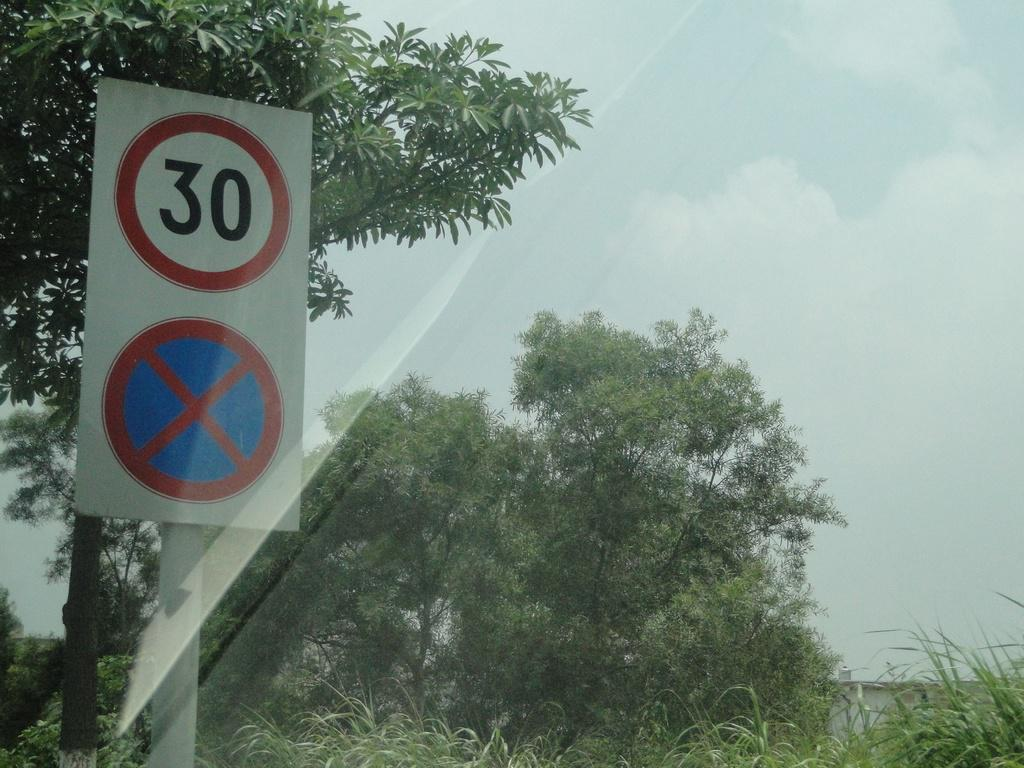
#> input picture 00011.jpg, 1024 x 768 px
$ python -i ImagePreprocessor.py   (imports and definitions only)
#> lines starting #> are read from the running program, lines starting #| are printed output that depends on the picture
#> further down, picture is the input picture: shape (768, 1024, 3); mean B, G, R 124.2, 134.2, 118.8
'''
create on 2025/5/28
@author: 李志涵lizhihan
@description:
@version 1.0
'''
import cv2
import numpy as np

class ImagePreprocessor:
    def __init__(self,
                 denoise_strength=0.5,
                 contrast_clip_limit=2.0,
                 contrast_tile_grid_size=(8, 8),
                 color_balance=True):
        """
        初始化预处理参数
        :param denoise_strength: 去噪强度（h值）
        :param contrast_clip_limit: 对比度限制（CLAHE参数）
        :param contrast_tile_grid_size: 网格大小（CLAHE参数）
        :param color_balance: 是否启用颜色校正
        """
        self.denoise_strength = denoise_strength
        self.contrast_clip_limit = contrast_clip_limit
        self.grid_size = contrast_tile_grid_size
        self.enable_color_balance = color_balance

    def get_gaussian_parameters(self,denoise_strength: float):
        """
        将 denoise_strength 映射为高斯滤波参数
        :param denoise_strength: 0.0 到 1.0 之间的浮点数
        :return: (ksize, sigmaX)，若强度为 0 返回 None
        """
        # 限制范围
        denoise_strength = max(0.0, min(1.0, denoise_strength))

        if denoise_strength == 0.0:
            return None  # 不滤波

        # 映射 sigmaX: 0.5 ~ 3.0
        sigmaX = 0.5 + denoise_strength * 2.5

        # 映射 ksize: 3 ~ 9（确保为奇数）
        size = int(3 + denoise_strength * 6)
        if size % 2 == 0:
            size += 1

        ksize = (size, size)
        return ksize, sigmaX

    def preprocess(self, frame):
        # 高斯滤波轻量去噪
        params = self.get_gaussian_parameters(self.denoise_strength)
        if params:
            frame = cv2.GaussianBlur(frame, *params)

        # CLAHE增强
        lab = cv2.cvtColor(frame, cv2.COLOR_BGR2LAB)
#> lab: shape (768, 1024, 3); mean of channels 0, 1, 2 136.7, 120.5, 131.9
        l, a, b = cv2.split(lab)
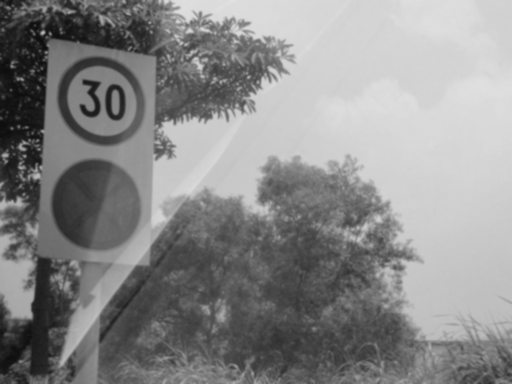
#> l: shape (768, 1024) (shown at 1/2 size); min 12, max 225, mean 136.7
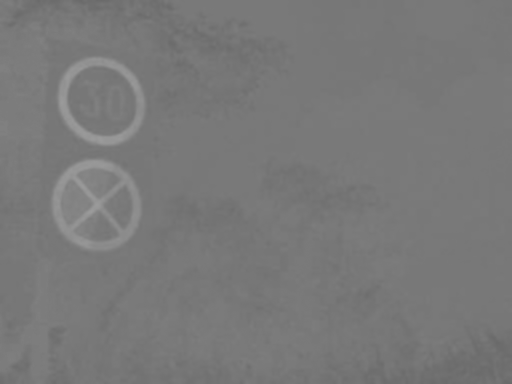
#> a: shape (768, 1024) (shown at 1/2 size); min 105, max 155, mean 120.5
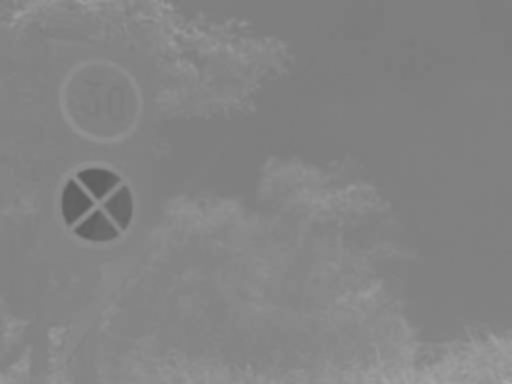
#> b: shape (768, 1024) (shown at 1/2 size); min 95, max 166, mean 131.9
        l = l.astype(np.uint8)
        clahe = cv2.createCLAHE(clipLimit=self.contrast_clip_limit, tileGridSize=self.grid_size)
        l_clahe = clahe.apply(l)
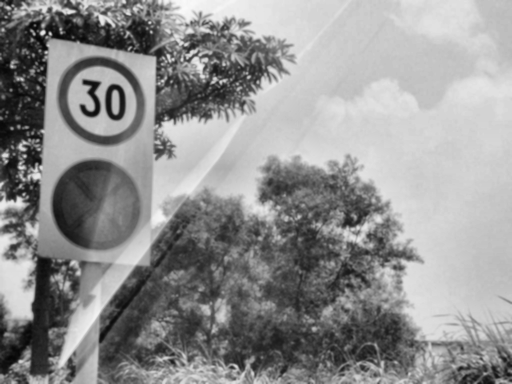
#> l_clahe: shape (768, 1024) (shown at 1/2 size); min 5, max 249, mean 144.3
        lab_clahe = cv2.merge((l_clahe, a, b))
#> lab_clahe: shape (768, 1024, 3); mean of channels 0, 1, 2 144.3, 120.5, 131.9
        frame = cv2.cvtColor(lab_clahe, cv2.COLOR_LAB2BGR)
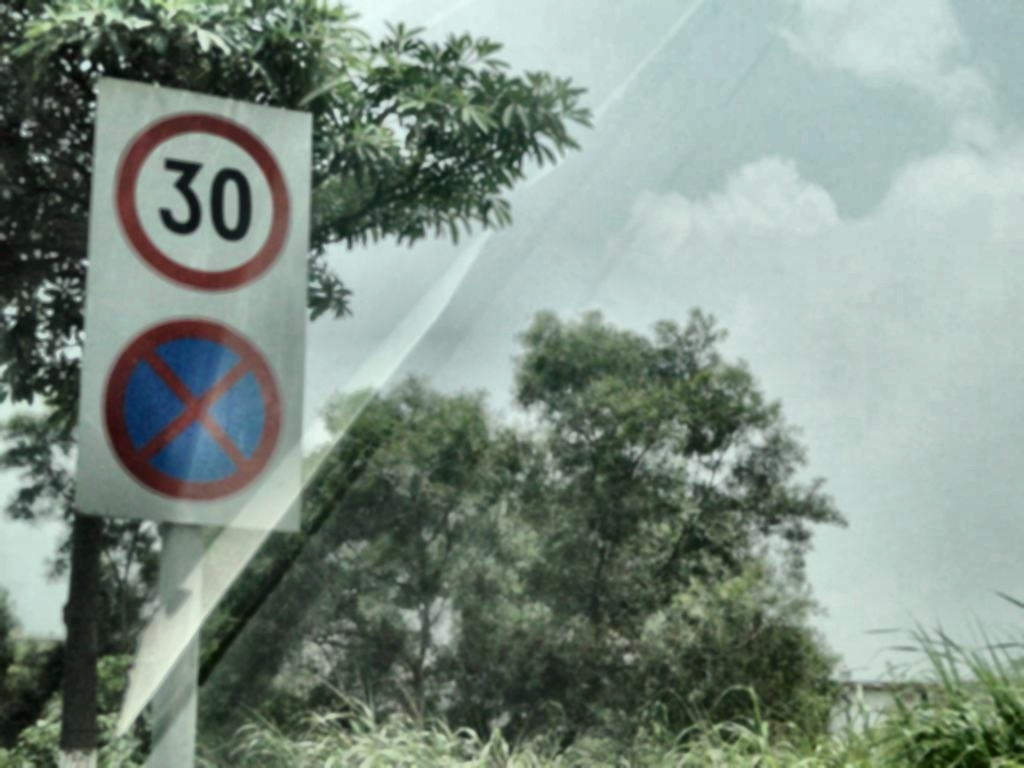
#> frame: shape (768, 1024, 3); mean B, G, R 131.9, 142.2, 126.7

        # 白平衡（可选）
        if self.enable_color_balance:
            frame = self.simple_white_balance(frame)

        return frame

    def simple_white_balance(self, img):
        """
        简单灰世界假设的白平衡算法
        :param img: BGR 图像
        :return: 校正后的图像
        """
        result = img.copy()
        avg_b = np.mean(result[:, :, 0])
#> avg_b = 131.9
        avg_g = np.mean(result[:, :, 1])
#> avg_g = 142.2
        avg_r = np.mean(result[:, :, 2])
#> avg_r = 126.7

        avg_gray = (avg_b + avg_g + avg_r) / 3
#> avg_gray = 133.6
        scale_b = avg_gray / avg_b
#> scale_b = 1.01
        scale_g = avg_gray / avg_g
#> scale_g = 0.939
        scale_r = avg_gray / avg_r
#> scale_r = 1.05

        result[:, :, 0] = np.clip(result[:, :, 0] * scale_b, 0, 255)
        result[:, :, 1] = np.clip(result[:, :, 1] * scale_g, 0, 255)
        result[:, :, 2] = np.clip(result[:, :, 2] * scale_r, 0, 255)

        return result.astype(np.uint8)

    # [7 lines left out: function update_parameters, not called in this run]

>>> import cv2
>>> picture = cv2.imread('00011.jpg')
>>> result = ImagePreprocessor().preprocess(picture)

$ run again, on 00045.jpg
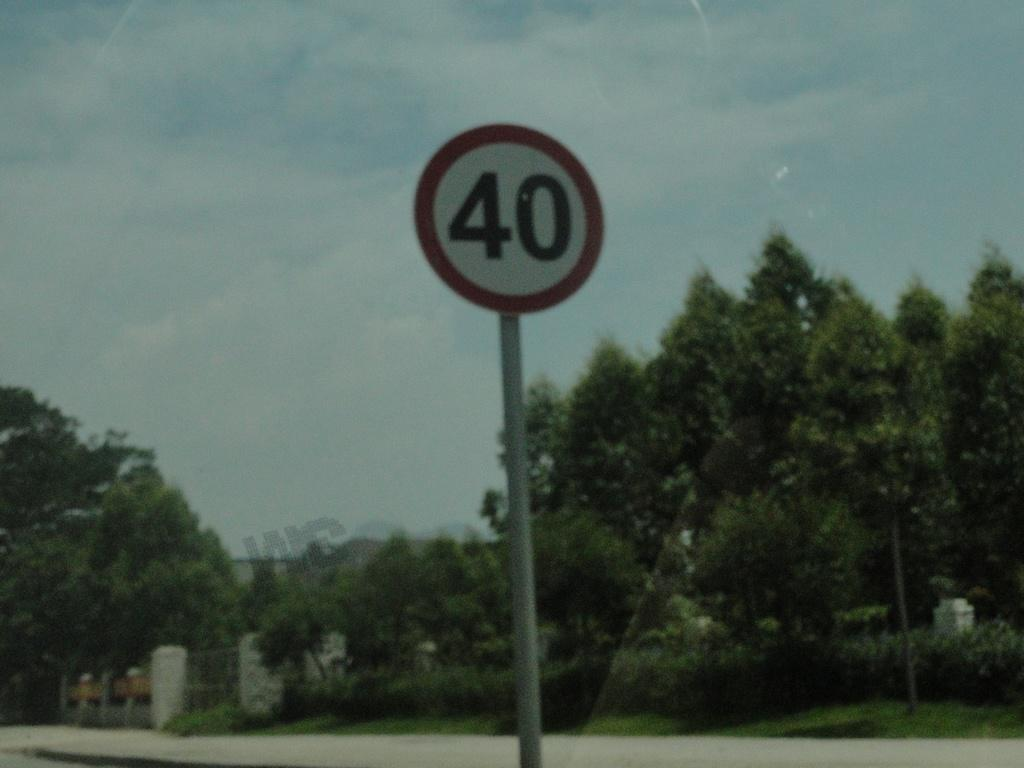
#> input picture 00045.jpg, 1024 x 768 px
#> picture is the input picture: shape (768, 1024, 3); mean B, G, R 87.4, 95.7, 80.6
#> lab: shape (768, 1024, 3); mean of channels 0, 1, 2 97.1, 120.7, 131.1
#> in preprocess, `l_clahe = clahe.apply(l)`:
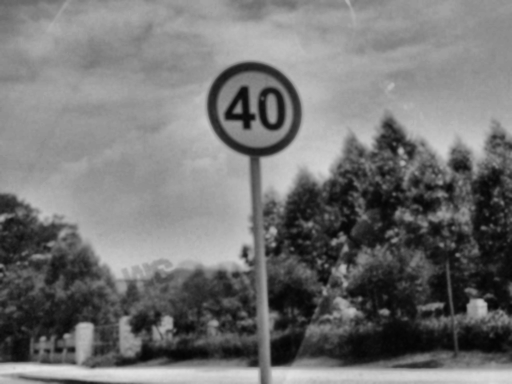
#> l_clahe: shape (768, 1024) (shown at 1/2 size); min 4, max 225, mean 115.1
#> lab_clahe: shape (768, 1024, 3); mean of channels 0, 1, 2 115.1, 120.7, 131.1
#> in preprocess, `frame = cv2.cvtColor(lab_clahe, cv2.COLOR_LAB2BGR)`:
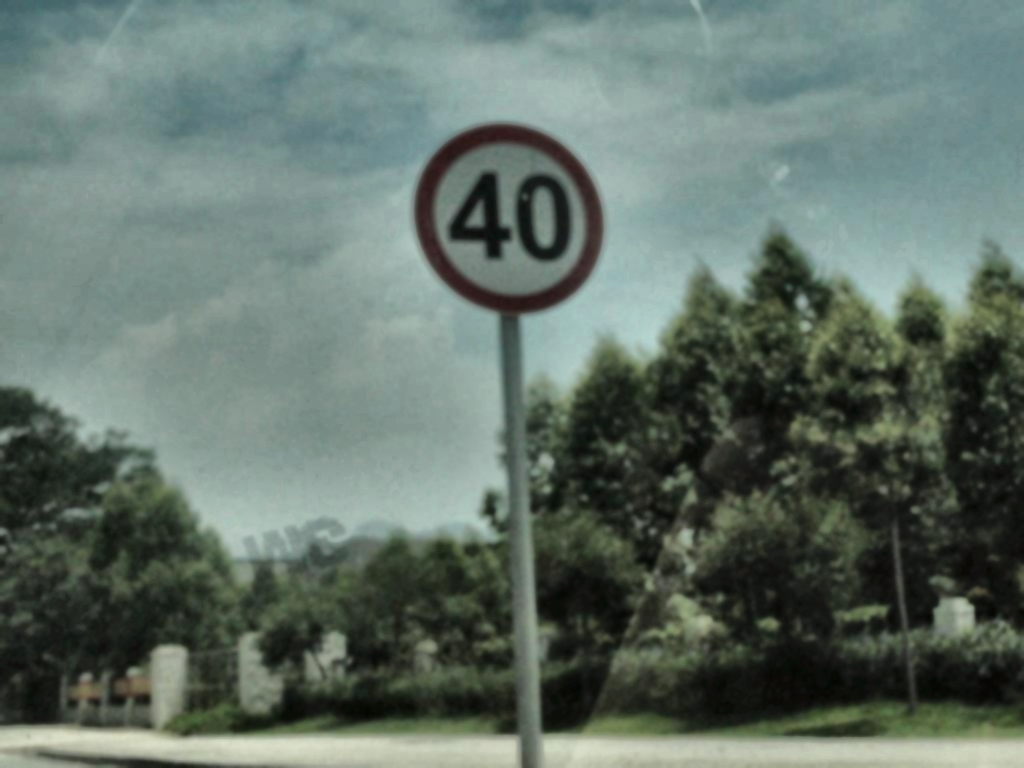
#> frame: shape (768, 1024, 3); mean B, G, R 104.2, 113, 97.7
#> avg_b = 104.2
#> avg_g = 113
#> avg_r = 97.66
#> avg_gray = 105
#> scale_b = 1.01
#> scale_g = 0.929
#> scale_r = 1.07

$ run again, on 00395.jpg
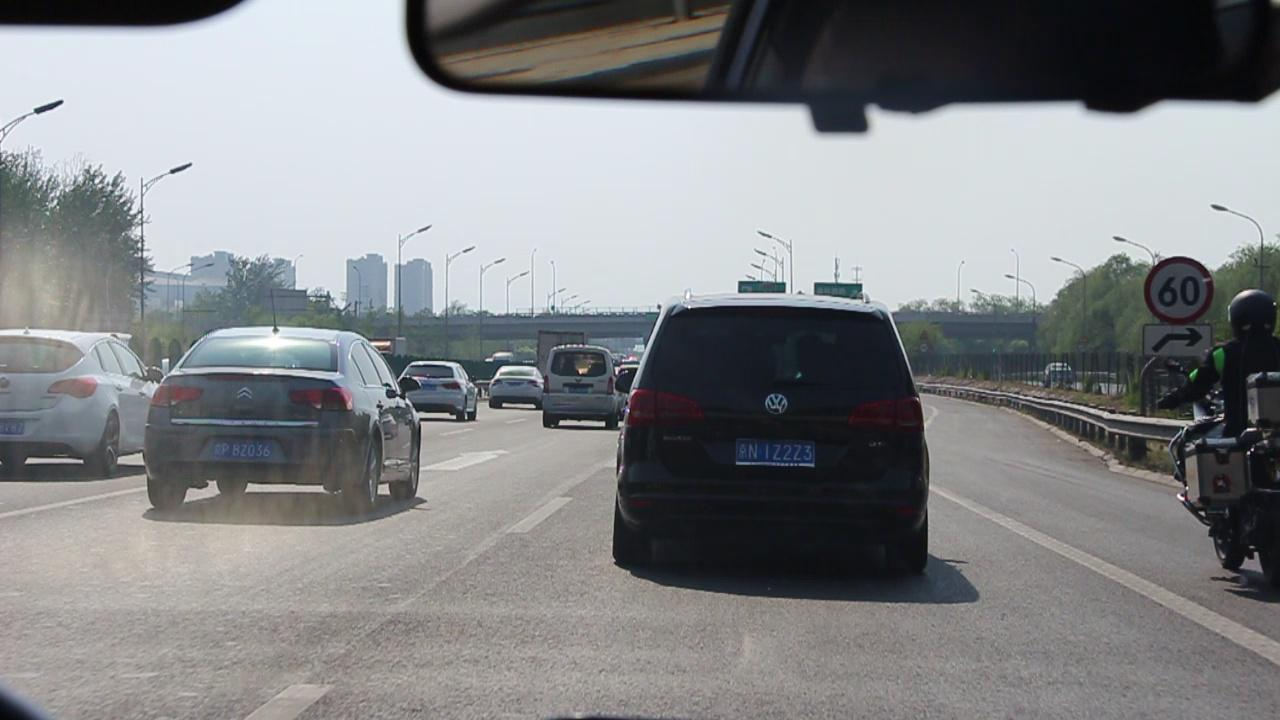
#> input picture 00395.jpg, 1280 x 720 px
#> picture is the input picture: shape (720, 1280, 3); mean B, G, R 136.4, 134.4, 132.5
#> lab: shape (720, 1280, 3); mean of channels 0, 1, 2 138.9, 127.9, 126.6
#> in preprocess, `l, a, b = cv2.split(lab)`:
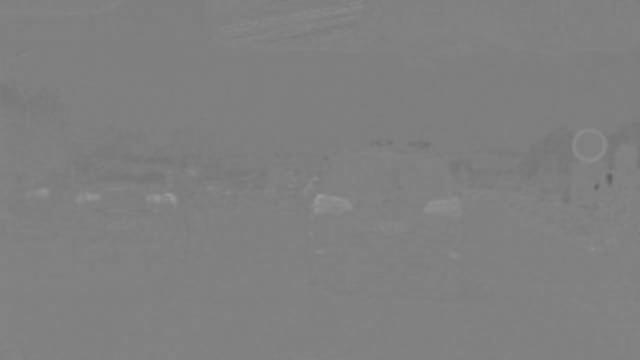
#> a: shape (720, 1280) (shown at 1/2 size); min 95, max 156, mean 127.9
#> lab_clahe: shape (720, 1280, 3); mean of channels 0, 1, 2 143, 127.9, 126.6
#> in preprocess, `frame = cv2.cvtColor(lab_clahe, cv2.COLOR_LAB2BGR)`:
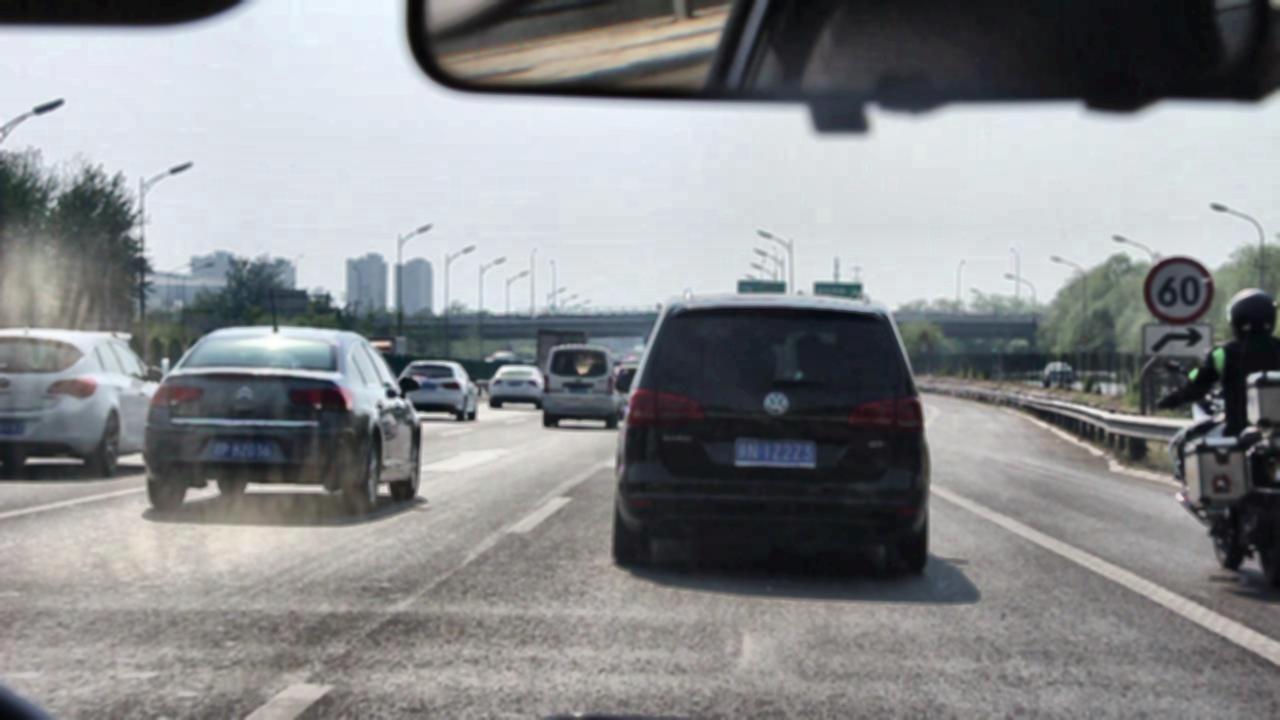
#> frame: shape (720, 1280, 3); mean B, G, R 140.6, 138.6, 136.6
#> avg_b = 140.6
#> avg_g = 138.6
#> avg_r = 136.6
#> avg_gray = 138.6
#> scale_b = 0.986
#> scale_g = 1
#> scale_r = 1.01
